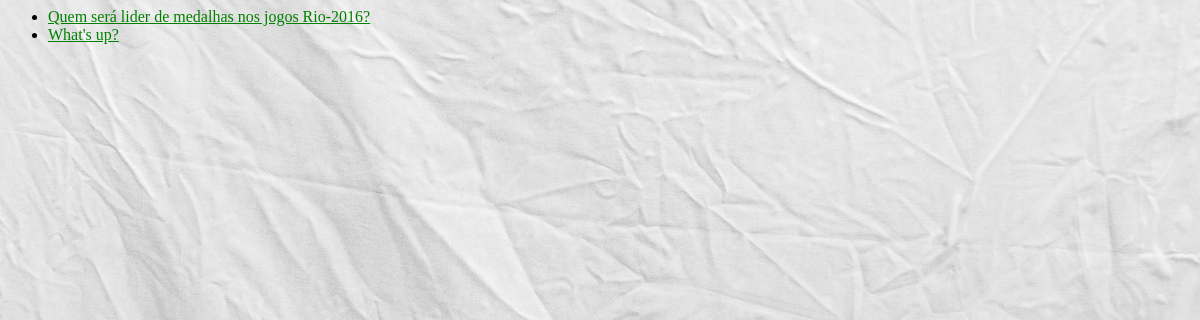
/polls/, run on an earlier commit of the app's database.
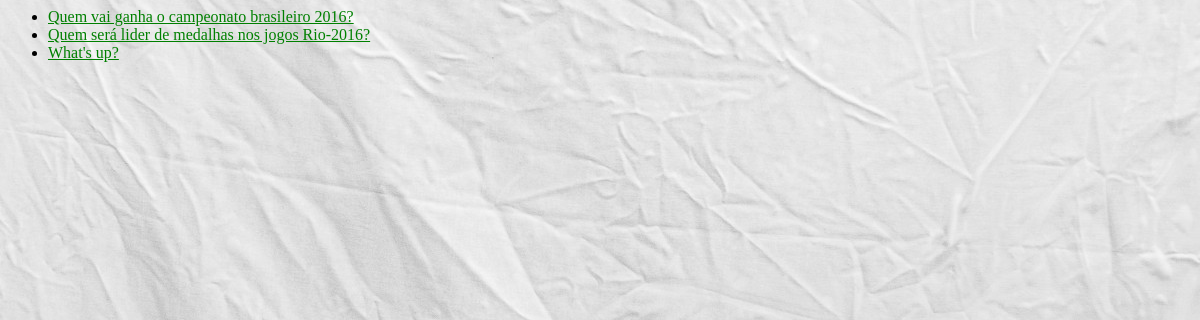
And on a later commit of the database.
### polls/models.py (models this page shows, shortened)
class Question(models.Model):
    question_text = models.CharField(max_length=200)
    pub_date = models.DateTimeField('date published')
    def was_published_recently(self):
        now = timezone.now()
        return now - datetime.timedelta(days=1) <= self.pub_date <= now
    was_published_recently.admin_order_field = 'pub_date'
    was_published_recently.boolean = True
    was_published_recently.short_description = 'Published recently?'

### polls/views.py (the view)
class IndexView(generic.ListView):
    template_name = 'polls/index.html'
    context_object_name = 'latest_question_list'
    def get_queryset(self):
        return Question.objects.filter(pub_date__lte=timezone.now()).order_by('-pub_date')[:5]

### polls/templates/polls/index.html
{% load static %}
<link rel="stylesheet" type="text/css" href="{% static 'polls/style.css' %}" />
{% if latest_question_list %}
    <ul>
    {% for question in latest_question_list %}
        <li><a href="{% url 'polls:detail' question.id %}">{{ question.question_text }}</a></li>
    {% endfor %}
    </ul>
{% else %}
    <p>No polls are available.</p>
{% endif %}

What changed in the data, as far as the page shows it:
added Question: question_text "Quem vai ganha o campeonato brasileiro 2016?"
